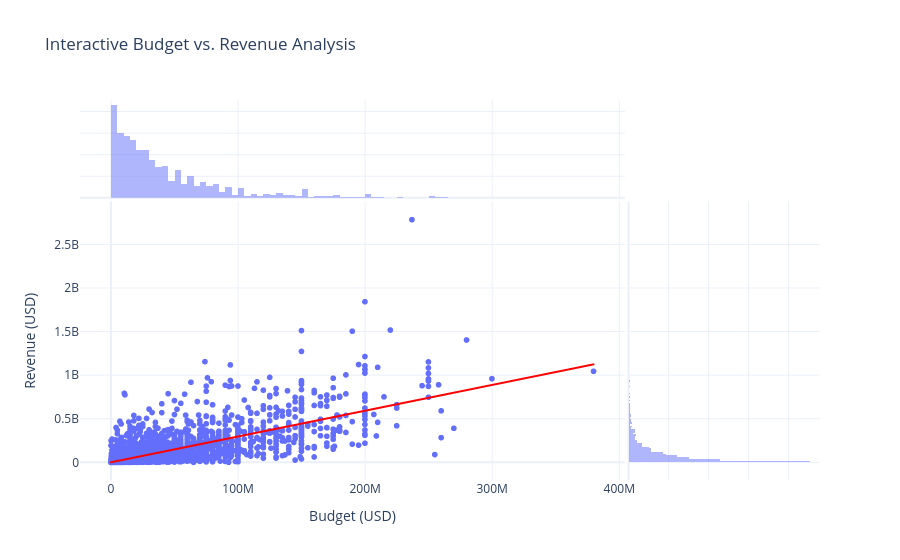

Notebook source saved alongside this figure:
### Markdown cell above
## Hypothesis: Correlation Between Investment and Commercial Success

**Hypothesis ($H_1$):** There is a strong positive correlation between a movie's budget and its revenue. We expect that a higher financial investment in production leads to higher commercial returns.

**Null Hypothesis ($H_0$):** There is no significant relationship between budget and revenue. Success is likely driven by other factors such as storytelling, marketing, or release timing rather than the production budget alone.

To verify this, we use a **Regression Plot** to visualize the trend and calculate the **Pearson Correlation Coefficient** to quantify the strength of the relationship.

### Code cell
# 1. Filter data
finance_df = df[(df['budget'] > 0) & (df['revenue'] > 0)].copy()

# 2. Create plot
fig = px.scatter(
    finance_df, 
    x="budget", 
    y="revenue",
    marginal_x="histogram", 
    marginal_y="histogram", 
    hover_name="title", 
    trendline="ols",
    trendline_color_override="red",
    title="Interactive Budget vs. Revenue Analysis",
    labels={"budget": "Budget (USD)", "revenue": "Revenue (USD)"},
    template="plotly_white"
)

# 3. FIX: Target only the scatter trace for the marker size
# We use selector=dict(type='scatter') to avoid updating the histograms
fig.update_traces(
    marker=dict(size=7, opacity=0.4, color='teal'),
    selector=dict(type='scatter')
)

fig.show()

### Figure 1 — Plotly figure (JSON) as saved in the notebook; plotly's stock layout.template omitted (floating-point values rounded to 4 significant figures; data arrays with more than 128 entries replaced by an {"elided": "..."} marker saying what was removed)
{"data": [{"hovertemplate": "<b>%{hovertext}</b><br><br>Budget (USD)=%{x}<br>Revenue (USD)=%{y}<extra></extra>", "hovertext": {"elided": "3229 str values"}, "legendgroup": "", "marker": {"color": "#636efa", "symbol": "circle"}, "mode": "markers", "name": "", "showlegend": false, "type": "scattergl", "x": {"elided": "3229 float values"}, "xaxis": "x", "y": {"elided": "3229 int values"}, "yaxis": "y"}, {"bingroup": "x", "hovertemplate": "Budget (USD)=%{x}<br>count=%{y}<extra></extra>", "legendgroup": "", "marker": {"color": "#636efa"}, "name": "", "opacity": 0.5, "showlegend": false, "type": "histogram", "x": {"elided": "3229 float values"}, "xaxis": "x3", "yaxis": "y3"}, {"bingroup": "y", "hovertemplate": "Revenue (USD)=%{y}<br>count=%{x}<extra></extra>", "legendgroup": "", "marker": {"color": "#636efa"}, "name": "", "opacity": 0.5, "showlegend": false, "type": "histogram", "xaxis": "x2", "y": {"elided": "3229 int values"}, "yaxis": "y2"}, {"hovertemplate": "<b>OLS trendline</b><br>revenue = 2.96008 * budget + 902541<br>R<sup>2</sup>=0.497588<br><br>Budget (USD)=%{x}<br>Revenue (USD)=%{y} <b>(trend)</b><extra></extra>", "legendgroup": "", "line": {"color": "red"}, "marker": {"color": "#636efa", "symbol": "circle"}, "mode": "lines", "name": "", "showlegend": false, "type": "scattergl", "x": {"elided": "3229 float values"}, "xaxis": "x", "y": {"elided": "3229 float values"}, "yaxis": "y"}], "layout": {"barmode": "overlay", "legend": {"tracegroupgap": 0}, "title": {"text": "Interactive Budget vs. Revenue Analysis"}, "xaxis": {"anchor": "y", "domain": [0, 0.7363], "title": {"text": "Budget (USD)"}}, "xaxis2": {"anchor": "y2", "domain": [0.7413, 1], "matches": "x2", "showgrid": true, "showline": false, "showticklabels": false, "ticks": ""}, "xaxis3": {"anchor": "y3", "domain": [0, 0.7363], "matches": "x", "showgrid": true, "showticklabels": false}, "xaxis4": {"anchor": "y4", "domain": [0.7413, 1], "matches": "x2", "showgrid": true, "showline": false, "showticklabels": false, "ticks": ""}, "yaxis": {"anchor": "x", "domain": [0, 0.7326], "title": {"text": "Revenue (USD)"}}, "yaxis2": {"anchor": "x2", "domain": [0, 0.7326], "matches": "y", "showgrid": true, "showticklabels": false}, "yaxis3": {"anchor": "x3", "domain": [0.7426, 1], "matches": "y3", "showgrid": true, "showline": false, "showticklabels": false, "ticks": ""}, "yaxis4": {"anchor": "x4", "domain": [0.7426, 1], "matches": "y3", "showgrid": true, "showline": false, "showticklabels": false, "ticks": ""}}}
